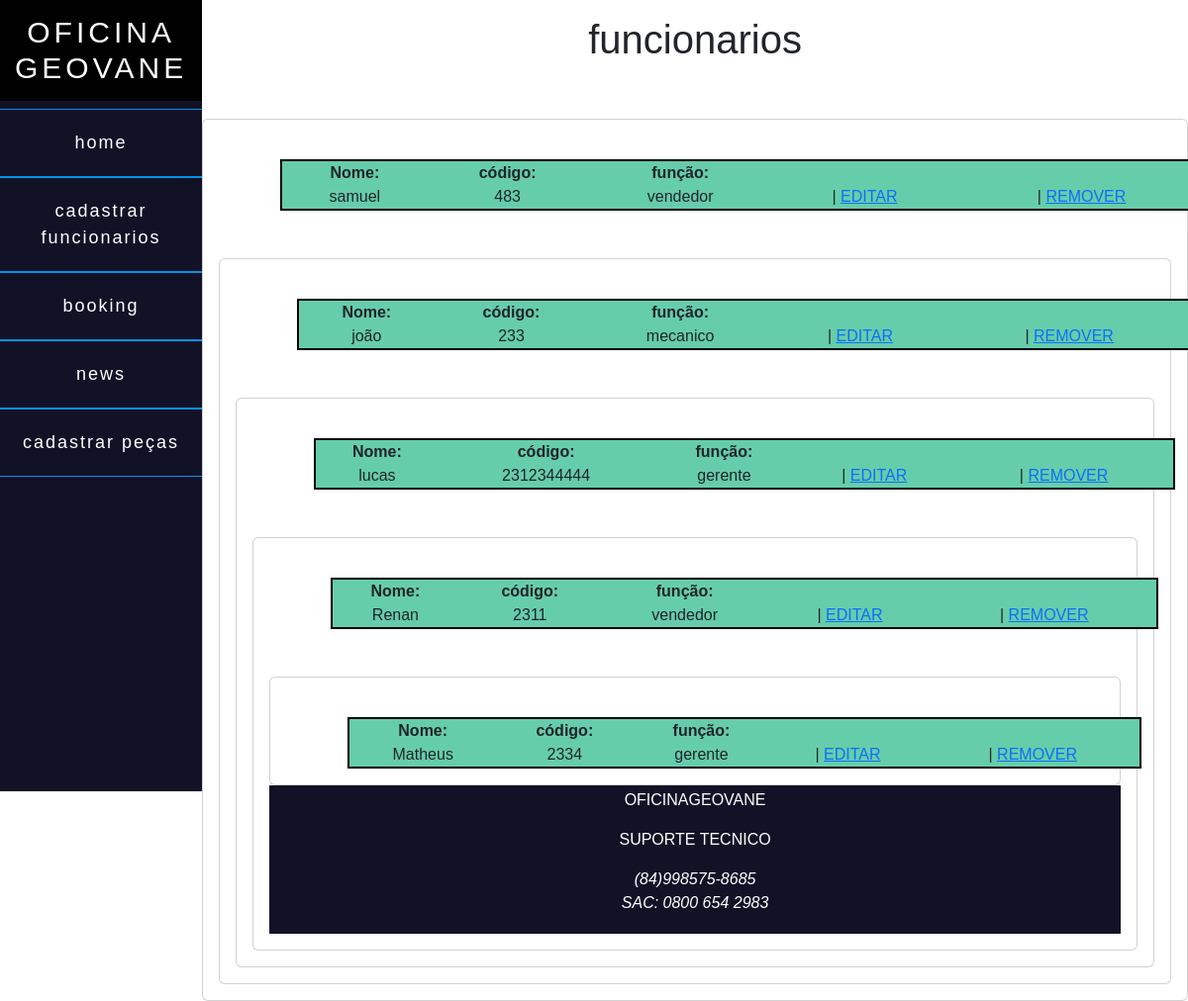
Screenshot of /lista_funcionarios/ with the database file from the repository.
### core/models.py (models this page shows)
class funcionarios(models.Model):
    nome = models.CharField('nome', max_length=40)
    senha = models.IntegerField('senha')
    funcao= models.CharField('funcao', max_length=20)

### core/views.py (the view)
# urls.py: path('lista_funcionarios/',lista_funcionarios,name='lista_funcionarios'),
def lista_funcionarios(request):
    funcionario = funcionarios.objects.all()
    contexto={
        'todos_funcionarios': funcionario
    }
    return render(request, 'funcionarios.html',contexto)

### template/funcionarios.html (shortened to what this page needs)
{% extends 'base/base.html'%}
{% block conteudo%}
    <div class="container-fluid">
    <div class="row mt-3">
      <div class="col-12">
  <h1 class="func">funcionarios</h1>
</div>
   </div>
   {% for funcionario in todos_funcionarios %}
   <div class="row mt-5">
    <div class="card">
    <div class="card-body">
    <table class="tabela">
      <tr>
        <th>Nome:</th>
        <th>código:</th>
        <th>função:</th>
     </tr>
     <tr><br>
      <td>{{funcionario.nome}}</td>
      <td>{{funcionario.senha}}</td>
      <td>{{funcionario.funcao}}</td>
      <td>| <a href="{% url 'editar_funcionario' funcionario.id %}">EDITAR</a> </td>
      <td>| <a href="{% url 'remover_funcionario' funcionario.id %}">REMOVER</a></td>
     </tr>
  </table>
  {% empty %}
   <p>não exixtem funcionarios cadastrados</p>
   {% endfor %}
  </div>
  </div>
   {% endblock %}

### template/funcionarios.html (style rules this page uses)
* { padding: 0px; margin: 0px; box-sizing: border-box; list-style: none; font-family: 'poppins', sans-serif; }
.tabela { background-color: #66CDAA; border: 2px solid black; width: 100%; margin-left: 50px; }

### template/base/menu.html (style rules this page uses)
* { padding: 0px; margin: 0px; box-sizing: border-box; list-style: none; font-family: 'poppins', sans-serif; }

### rows the page displays
funcionarios: nome "samuel", senha "483", funcao "vendedor"
funcionarios: nome "joão", senha "233", funcao "mecanico"
funcionarios: nome "lucas", senha "2312344444", funcao "gerente"
funcionarios: nome "Renan", senha "2311", funcao "vendedor"
funcionarios: nome "Matheus", senha "2334", funcao "gerente"
